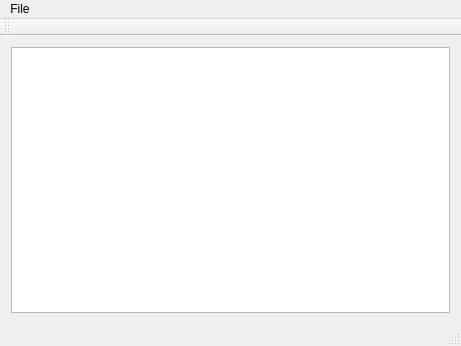
<?xml version="1.0" encoding="UTF-8"?>
<ui version="4.0">
 <class>MainWindow</class>
 <widget class="QMainWindow" name="MainWindow">
  <property name="geometry">
   <rect>
    <x>0</x>
    <y>0</y>
    <width>461</width>
    <height>346</height>
   </rect>
  </property>
  <property name="windowTitle">
   <string>MainWindow</string>
  </property>
  <widget class="QWidget" name="centralWidget">
   <layout class="QVBoxLayout" name="verticalLayout">
    <item>
     <widget class="QTableView" name="tblComplexes"/>
    </item>
   </layout>
  </widget>
  <widget class="QMenuBar" name="menuBar">
   <property name="geometry">
    <rect>
     <x>0</x>
     <y>0</y>
     <width>461</width>
     <height>22</height>
    </rect>
   </property>
   <widget class="QMenu" name="menuFile">
    <property name="title">
     <string>File</string>
    </property>
    <addaction name="actionNew"/>
    <addaction name="actionQuit"/>
   </widget>
   <addaction name="menuFile"/>
  </widget>
  <widget class="QToolBar" name="mainToolBar">
   <attribute name="toolBarArea">
    <enum>TopToolBarArea</enum>
   </attribute>
   <attribute name="toolBarBreak">
    <bool>false</bool>
   </attribute>
  </widget>
  <widget class="QStatusBar" name="statusBar"/>
  <action name="actionNew">
   <property name="text">
    <string>New</string>
   </property>
  </action>
  <action name="actionQuit">
   <property name="text">
    <string>Quit</string>
   </property>
  </action>
 </widget>
 <layoutdefault spacing="6" margin="11"/>
 <resources/>
 <connections/>
</ui>
